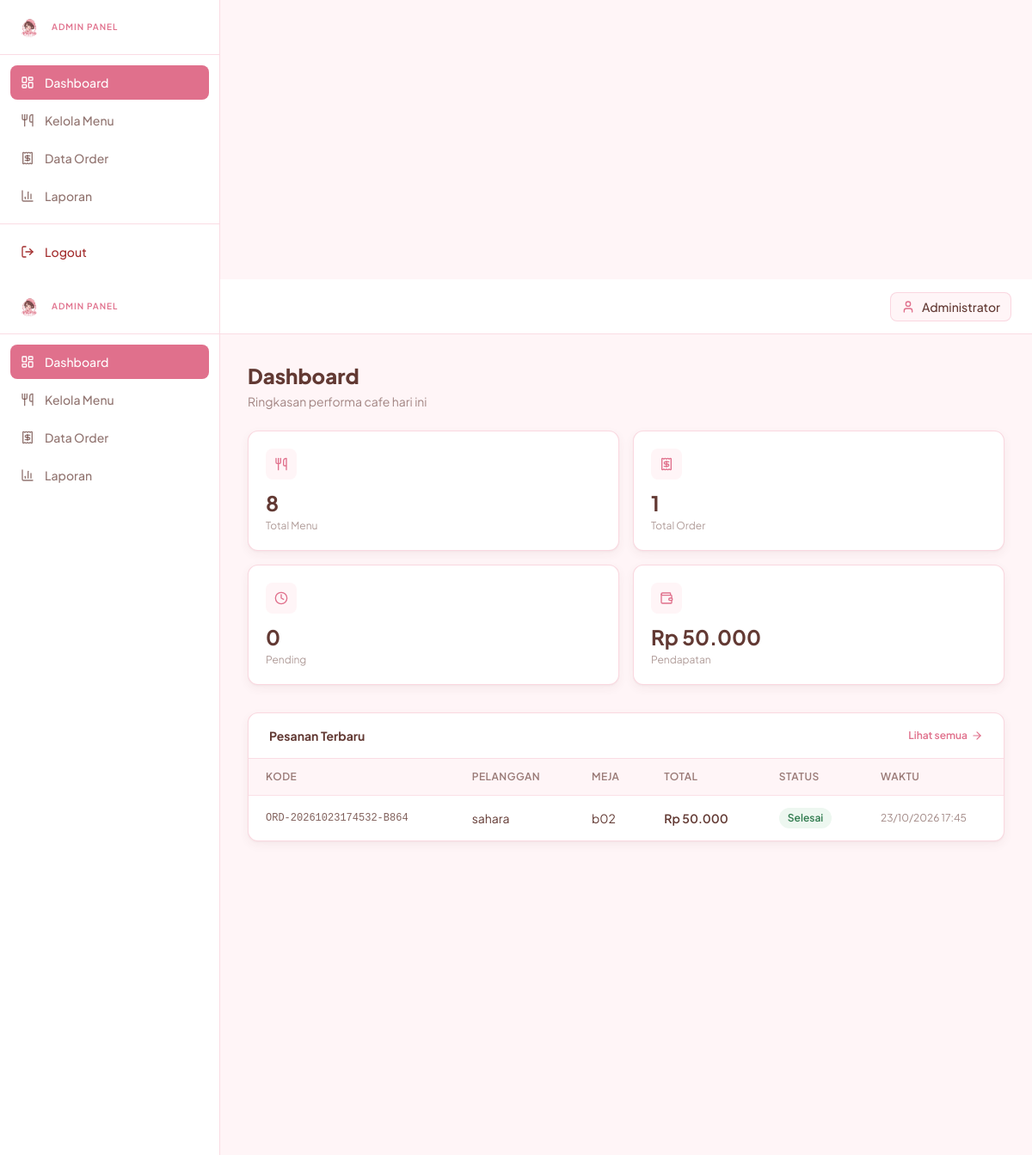
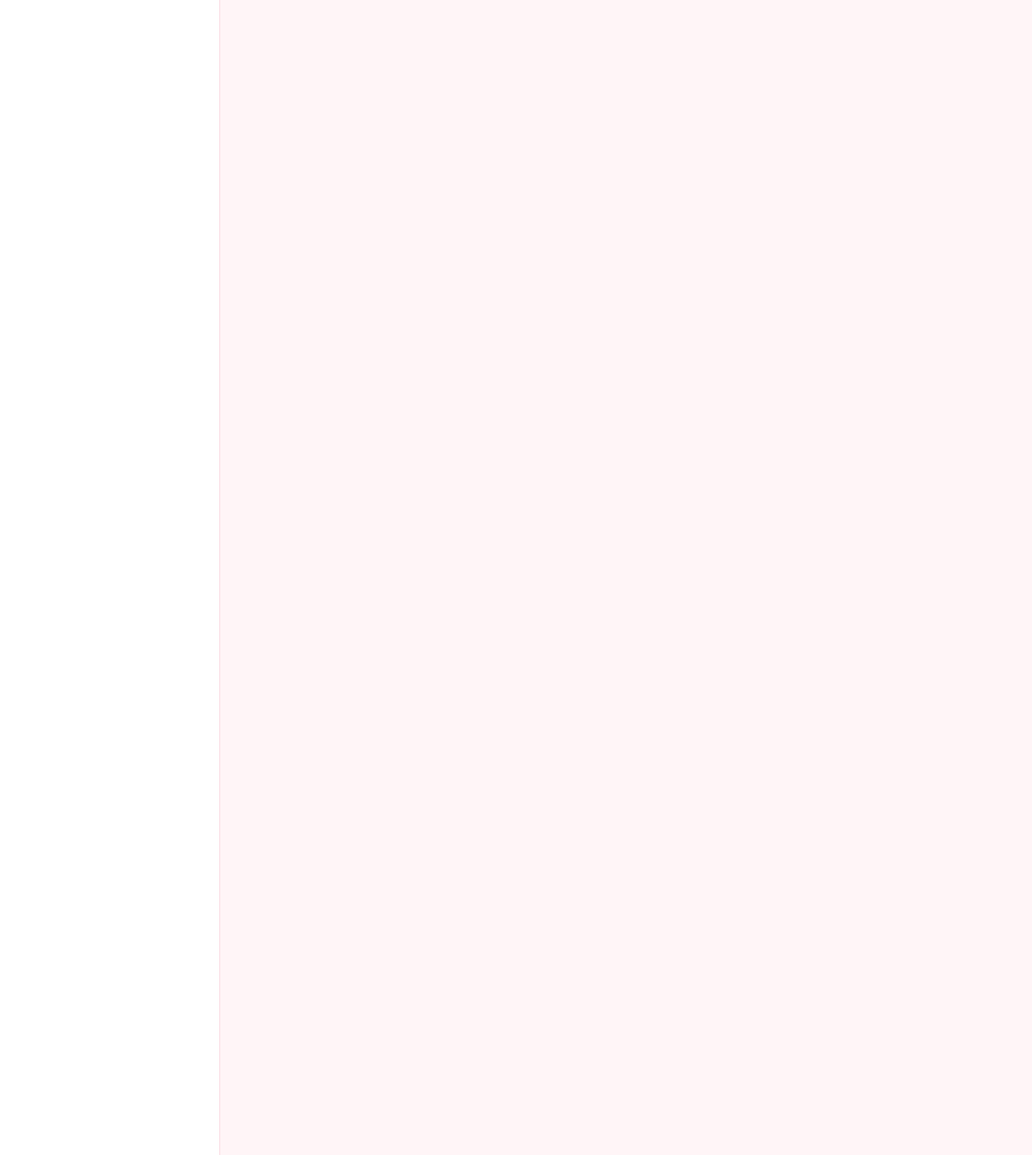
Screenshot of /admin/dashboard.php (signed in) with the database file from the repository (2 pictures, top to bottom).
### tables this page shows
CREATE TABLE `orders` (
  `id` int(11) NOT NULL,
  `kode_order` varchar(30) NOT NULL,
  `pelanggan_id` int(11) NOT NULL,
  `no_meja` varchar(10) NOT NULL,
  `total_harga` decimal(12,2) NOT NULL,
  `status` enum('pending','diproses','selesai','dibatalkan') DEFAULT 'pending',
  `catatan` text DEFAULT NULL,
  `waktu_order` datetime DEFAULT current_timestamp()
);

CREATE TABLE `pelanggan` (
  `id` int(11) NOT NULL,
  `nama` varchar(100) NOT NULL,
  `no_meja` varchar(10) NOT NULL,
  `no_hp` varchar(20) DEFAULT NULL,
  `waktu_datang` datetime DEFAULT current_timestamp()
);

### config/koneksi.php (called while the page is built, shortened)
<?php
function rupiah($angka) {
    return "Rp " . number_format((float)$angka, 0, ',', '.');
}

### admin/dashboard.php (the view, shortened to what this page needs)
<?php
require_once '../config/koneksi.php';
$total_menu       = mysqli_fetch_assoc(mysqli_query($koneksi, "SELECT COUNT(*) AS j FROM menu"))['j'];
$total_order      = mysqli_fetch_assoc(mysqli_query($koneksi, "SELECT COUNT(*) AS j FROM orders"))['j'];
$total_pending    = mysqli_fetch_assoc(mysqli_query($koneksi, "SELECT COUNT(*) AS j FROM orders WHERE status='pending'"))['j'];
$total_pendapatan = mysqli_fetch_assoc(mysqli_query($koneksi, "SELECT COALESCE(SUM(total_harga),0) AS j FROM orders WHERE status='selesai'"))['j'];
$recent = mysqli_query($koneksi, "SELECT o.*, p.nama FROM orders o
                                  JOIN pelanggan p ON o.pelanggan_id = p.id
                                  ORDER BY o.waktu_order DESC LIMIT 5");
include '../includes/header.php';
include 'includes/sidebar_admin.php';
?>
<div class="flex min-h-screen">
    <?php include 'includes/sidebar_admin.php'; ?>
    <div class="flex-1 min-w-0 flex flex-col">
        <?php include 'includes/topbar_admin.php'; ?>
        <main class="p-6 lg:p-8 flex-1">
            <div class="mb-6">
                <h1 class="text-2xl font-extrabold text-accent">Dashboard</h1>
                <p class="text-sm text-accent/60 mt-1">Ringkasan performa cafe hari ini</p>
            </div>
            <div class="grid grid-cols-1 sm:grid-cols-2 xl:grid-cols-4 gap-4 mb-8">
                <?php
                $cards = [
                    ['label' => 'Total Menu',   'value' => $total_menu,                 'icon' => 'utensils',   'is_money' => false],
                    ['label' => 'Total Order',  'value' => $total_order,                'icon' => 'receipt',    'is_money' => false],
                    ['label' => 'Pending',      'value' => $total_pending,              'icon' => 'clock',      'is_money' => false],
                    ['label' => 'Pendapatan',   'value' => $total_pendapatan,           'icon' => 'wallet',     'is_money' => true],
                ];
                foreach ($cards as $c):
                ?>
                <div class="card card-shadow p-5">
                    <div class="flex items-center justify-between mb-3">
                        <span class="w-9 h-9 rounded-lg bg-soft flex items-center justify-center">
                            <i data-lucide="<?= $c['icon']; ?>" class="w-4 h-4 text-primary"></i>
                        </span>
                    </div>
                    <p class="text-2xl font-bold text-accent leading-tight">
                        <?= $c['is_money'] ? rupiah($c['value']) : (int)$c['value']; ?>
                    </p>
                    <p class="text-xs text-accent/50 mt-1"><?= $c['label']; ?></p>
                </div>
                <?php endforeach; ?>
            </div>
            <div class="card card-shadow overflow-hidden">
                <div class="px-6 py-4 border-b border-secondary/40 flex items-center justify-between">
                    <h2 class="font-bold text-accent text-sm">Pesanan Terbaru</h2>
                    <a href="order.php" class="text-xs font-semibold text-primary hover:underline inline-flex items-center gap-1">
                        Lihat semua <i data-lucide="arrow-right" class="w-3.5 h-3.5"></i>
                    </a>
                </div>
                <div class="overflow-x-auto">
                    <table class="table">
                        <thead>
                            <tr>
                                <th>Kode</th>
                                <th>Pelanggan</th>
                                <th>Meja</th>
                                <th>Total</th>
                                <th>Status</th>
                                <th>Waktu</th>
                            </tr>
                        </thead>
                        <tbody>
                            <?php while ($o = mysqli_fetch_assoc($recent)): ?>
                            <tr>
                                <td class="font-mono text-xs text-accent/80"><?= htmlspecialchars($o['kode_order']); ?></td>
                                <td><?= htmlspecialchars($o['nama']); ?></td>
                                <td><?= htmlspecialchars($o['no_meja']); ?></td>
                                <td class="font-semibold"><?= rupiah($o['total_harga']); ?></td>
                                <td>
                                    <span class="badge badge--<?= $o['status']; ?>"><?= ucfirst($o['status']); ?></span>
                                </td>
                                <td class="text-accent/60 text-xs"><?= date('d/m/Y H:i', strtotime($o['waktu_order'])); ?></td>
                            </tr>
                            <?php endwhile; ?>
                        </tbody>
                    </table>
                </div>
            </div>
        </main>
    </div>
</div>
<?php include '../includes/footer.php'; ?>

### assets/css/style.css (style rules this page uses)
:root { --c-primary: #E0708C; --c-secondary: #F3A8BB; --c-accent: #623933; --c-soft: #FFF5F7; --c-surface: #FFFFFF; }
html { scroll-behavior: smooth; }
body { font-feature-settings: 'ss01', 'cv11'; -webkit-font-smoothing: antialiased; }
.card { background: var(--c-surface); border: 1px solid rgba(243, 168, 187, 0.45); border-radius: 12px; }
.card-shadow { box-shadow: 0 1px 2px rgba(98, 57, 51, 0.04), 0 4px 12px rgba(98, 57, 51, 0.06); }
.table { width: 100%; font-size: 14px; border-collapse: separate; border-spacing: 0; }
.table thead th { background: var(--c-soft); color: rgba(98, 57, 51, 0.65); font-weight: 600; text-align: left; padding: 12px 20px; font-size: 12px; text-transform: uppercase; letter-spacing: 0.04em; }
.table tbody td { padding: 14px 20px; border-top: 1px solid rgba(243, 168, 187, 0.35); vertical-align: middle; }
.badge { display: inline-flex; align-items: center; gap: 4px; padding: 3px 10px; border-radius: 999px; font-size: 12px; font-weight: 600; }
.badge--selesai { background: #EDF7F0; color: #2F7A4D; }

### rows the page displays
orders: kode_order "ORD-20261023174532-B864", pelanggan.nama "sahara", no_meja "b02", total_harga "Rp 50.000", status "Selesai", waktu_order "23/10/2026 17:45"

### other values shown
$it['label'] "Dashboard"
$it['label'] "Kelola Menu"
$it['label'] "Data Order"
$it['label'] "Laporan"
$_SESSION['admin_nama'] "Administrator"
$c['value'] "8"
$c['label'] "Total Menu"
$c['value'] "1"
$c['label'] "Total Order"
$c['value'] "0"
$c['label'] "Pending"
rupiah($c['value']) "Rp 50.000"
$c['label'] "Pendapatan"
